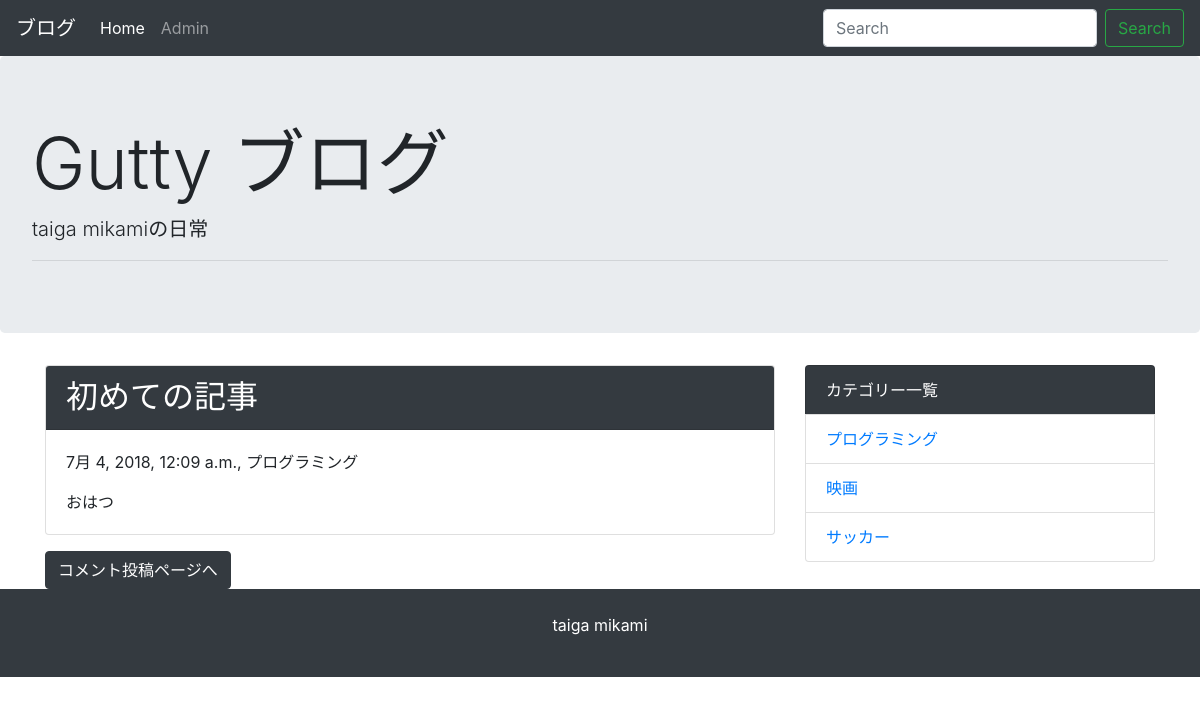
/detail/1, run on the app's committed database.
### blog/models.py (models this page shows, shortened)
class Post(models.Model):
  title = models.CharField('タイトル', max_length=255)
  text = models.TextField('本文')
  created_at = models.DateTimeField('作成日', default=timezone.now)
  category = models.ForeignKey(Category, verbose_name='カテゴリ', on_delete=models.PROTECT)

class Category(models.Model):
  name = models.CharField('カテゴリ名', max_length=255)
  created_at = models.DateTimeField('作成日', default=timezone.now)
  def __str__(self):
    return self.name

### blog/views.py (the view)
# urls.py: path('detail/<int:pk>', views.DetailView.as_view(), name='detail'),
class DetailView(generic.DetailView):
  model = Post

### blog/context_processors.py (called while the page is built)
def common(request):
  context = {
    'category_list': Category.objects.all(),
  }
  return context

### blog/templates/blog/post_detail.html (shortened to what this page needs)
{% extends 'base.html' %}
{% block content %}
	<div class="card mb-3">
		<h2 class="card-header bg-dark text-white">{{ post.title }}</h2>
		<div class="card-body">
			<p>{{ post.created_at }}, {{ post.category }}</p>
			{{ post.text | linebreaksbr | urlize}}
		</div>
	</div>
	<a href="{% url 'blog:comment' post.pk %}" class="btn btn-dark">コメント投稿ページへ</a>
{% endblock %}

### templates/base.html (shortened to what this page needs)
{% load static %}
<!DOCTYPE html>
<html lang="ja">
<head>
	<link href="{% static 'vendor/bootstrap/css/bootstrap.css' %}" rel="stylesheet">
</head>
<body>
{% include "navi.html" %}
<div class="jumbotron">
	<h1 class="display-3">Gutty ブログ</h1>
	<p class="lead">taiga mikamiの日常</p>
	<hr class="my-2">
</div>
<div class="container">
	<div class="row">
		<div class="col-md-8">
			{% block content %}
			{% endblock %}
		</div>
		<div class="col-md-4">
			<ul class="list-group">
			<li class="list-group-item bg-dark text-white">カテゴリー一覧</li>
				{% for category in category_list %}
					<li class="list-group-item">
						<a href="{% url 'blog:category' category.pk %}">{{ category }}</a>
					</li>
				{% endfor %}
			</ul>
		</div>
	</div>
</div>
<footer class="bg-dark text-white text-center py-4">
	<p>taiga mikami</p>
</footer>
</body>
</html>

### data on the page
Post: title "初めての記事", created_at "7月 4, 2018, 12:09 a.m.", category "プログラミング", text "おはつ"
Category: name "プログラミング"
Category: name "映画"
Category: name "サッカー"
